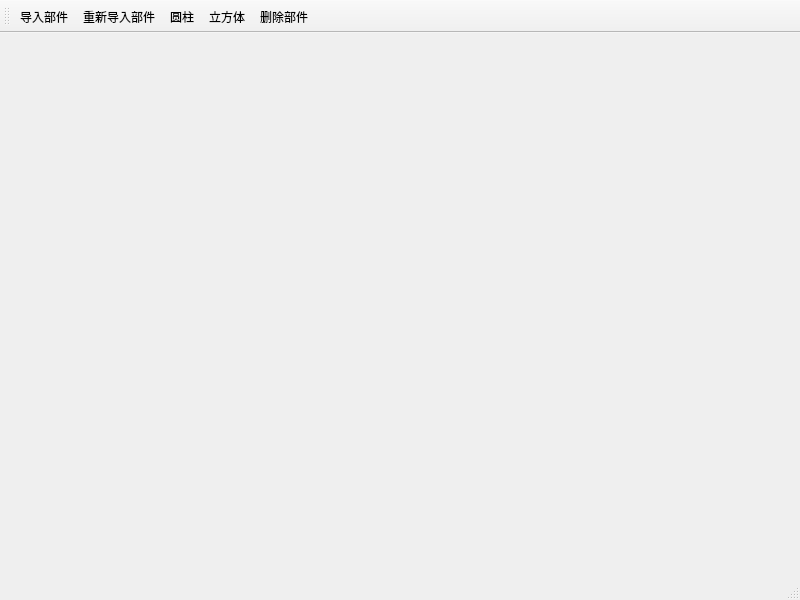
<?xml version="1.0" encoding="UTF-8"?>
<ui version="4.0">
 <class>MainWindow</class>
 <widget class="QMainWindow" name="MainWindow">
  <property name="geometry">
   <rect>
    <x>0</x>
    <y>0</y>
    <width>800</width>
    <height>600</height>
   </rect>
  </property>
  <property name="windowTitle">
   <string>MainWindow</string>
  </property>
  <widget class="QWidget" name="centralwidget"/>
  <widget class="QStatusBar" name="statusbar"/>
  <widget class="QToolBar" name="toolBar">
   <property name="windowTitle">
    <string>toolBar</string>
   </property>
   <attribute name="toolBarArea">
    <enum>TopToolBarArea</enum>
   </attribute>
   <attribute name="toolBarBreak">
    <bool>false</bool>
   </attribute>
   <addaction name="action_import"/>
   <addaction name="action_afresh"/>
   <addaction name="action_cylinder"/>
   <addaction name="action_box"/>
   <addaction name="action_delete"/>
  </widget>
  <action name="action_import">
   <property name="text">
    <string>导入部件</string>
   </property>
  </action>
  <action name="action_afresh">
   <property name="text">
    <string>重新导入部件</string>
   </property>
  </action>
  <action name="action_cylinder">
   <property name="text">
    <string>圆柱</string>
   </property>
  </action>
  <action name="action_box">
   <property name="text">
    <string>立方体</string>
   </property>
  </action>
  <action name="action_delete">
   <property name="text">
    <string>删除部件</string>
   </property>
  </action>
 </widget>
 <resources/>
 <connections/>
</ui>
